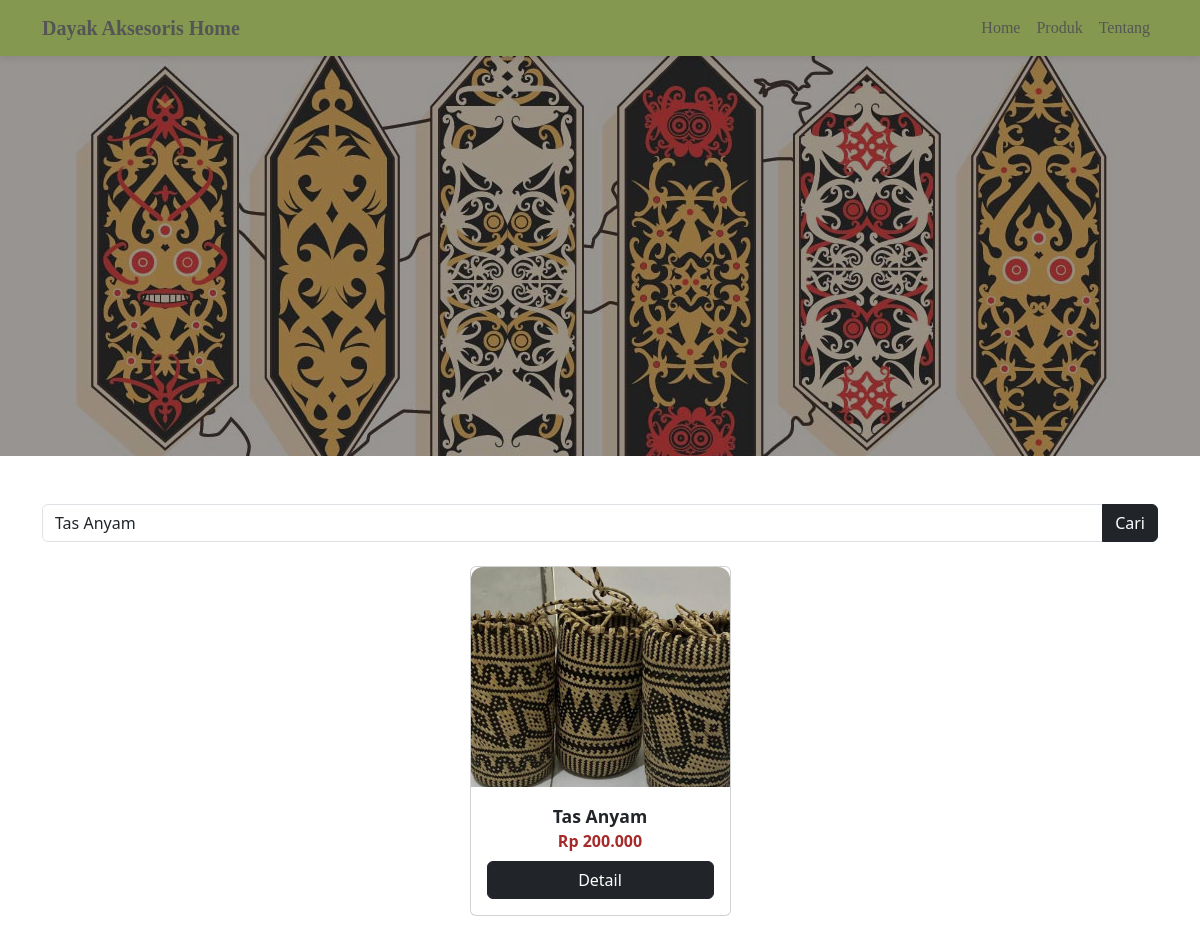
The app's page /produk.php?cari=Tas Anyam with its own data.
### tables this page shows
CREATE TABLE `produk` (
  `id` int(11) NOT NULL,
  `kategori_id` int(11) NOT NULL,
  `nama` varchar(255) NOT NULL,
  `harga` double NOT NULL,
  `foto` varchar(255) DEFAULT NULL,
  `detail` text DEFAULT NULL,
  `ketersediaan_stok` enum('habis','tersedia') DEFAULT 'tersedia'
);

### produk.php (the view, shortened to what this page needs)
<?php
require "koneksi.php";
$cari = isset($_GET['cari']) ? $_GET['cari'] : '';
$queryProduk = "SELECT * FROM produk WHERE 1=1";
if (!empty($cari)) {
    $queryProduk .= " AND nama LIKE '%$cari%'";
}
$queryProduk .= " ORDER BY id DESC";
$produk = mysqli_query($mysqli, $queryProduk);
?>
<!DOCTYPE html>
<html lang="en">
<head>
<link rel="stylesheet" href="bootstrap/bootstrap-5.0.2-dist/css/bootstrap.min.css">
<link rel="stylesheet" href="fontawesome/css/all.min.css">
<link rel="stylesheet" href="css/style.css">
</head>
<body>
<?php require "navbar.php"; ?>
<div class="container-fluid banner-produk d-flex align-items-center">
    <div class="container">
    </div>
</div>
<div class="container mt-5 mb-5">
    <form method="GET" class="mb-4">
        <div class="input-group">
            <input type="text" name="cari" class="form-control" placeholder="Cari produk..."
                value="<?= isset($_GET['cari']) ? $_GET['cari'] : '' ?>">
            <button class="btn btn-dark" type="submit">Cari</button>
        </div>
    </form>
    <div class="row g-4 justify-content-center">
        <?php while($row = mysqli_fetch_array($produk)){ ?>
        <div class="col-sm-6 col-md-4 col-lg-3 mb-3">
            <div class="card product-card">
                <img src="image/<?= $row['foto'] ?>" class="product-img" alt="<?= $row['nama'] ?>">
                <div class="card-body text-center">
                    <div class="product-title"><?= $row['nama'] ?></div>
                    <div class="product-price">Rp <?= number_format($row['harga'],0,',','.') ?></div>
                    <a href="produk-detail.php?p=<?= $row['id'] ?>" class="btn btn-dark mt-2 w-100">Detail</a>
                </div>
            </div>
        </div>
        <?php } ?>
    </div>
</div>
</body>
</html>

### style.css (style rules this page uses)
body { font-family: "Times New Roman", Times, serif; margin: 0; padding: 0; }
.banner-produk { height: 50vh; background: linear-gradient(rgba(0,0,0,0.4), rgba(0,0,0,0.4)), url('../image/dayak-tribal-motif-vector.jpg'); background-position: 50% 45%; font-family: "Times New Roman", Times, serif; text-shadow: 1px 1px 5px rgba(0,0,0,0.6); }

### produk.php (style rules this page uses)
.product-card { border-radius: 12px; transition: .3s; }
.product-img { height: 220px; object-fit: cover; border-radius: 12px 12px 0 0; }
.product-title { font-weight: bold; font-size: 1.1rem; }
.product-price { color: #a52a2a; font-weight: bold; }

### records on screen
produk: foto (picture), nama "Tas Anyam", harga "200.000"
